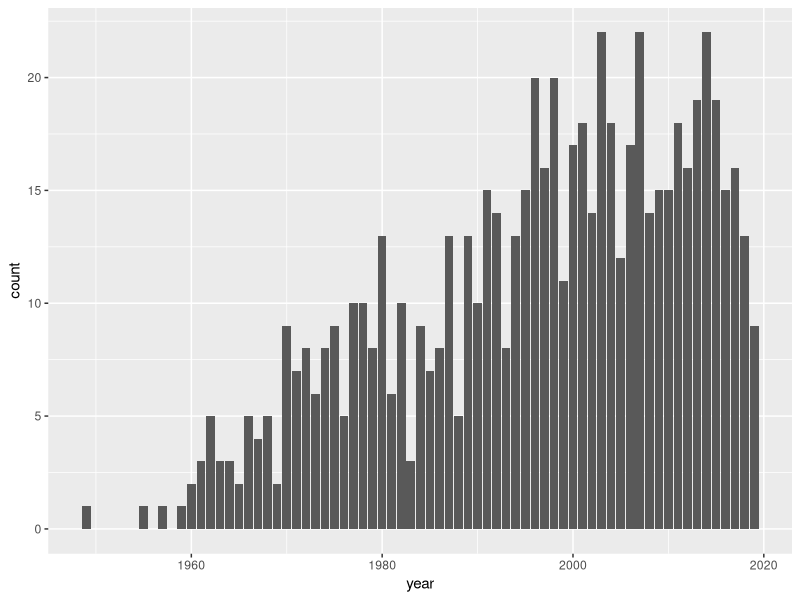
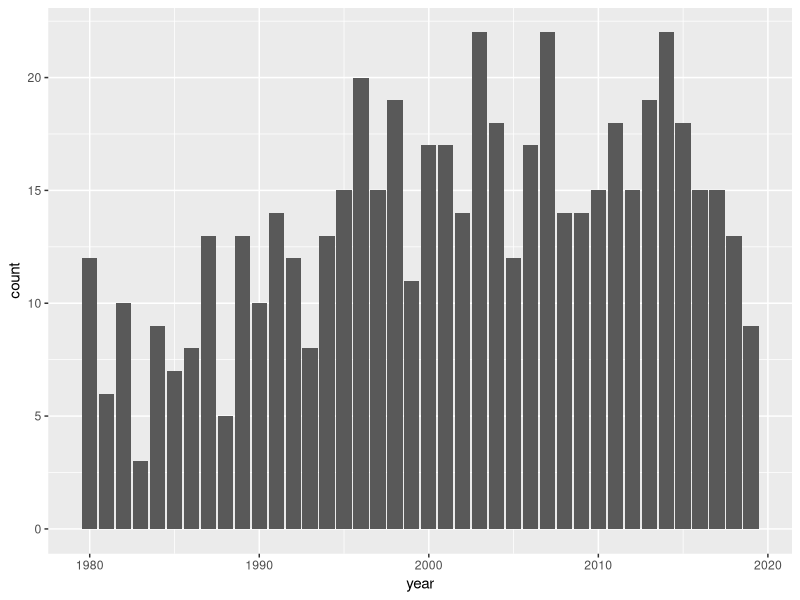
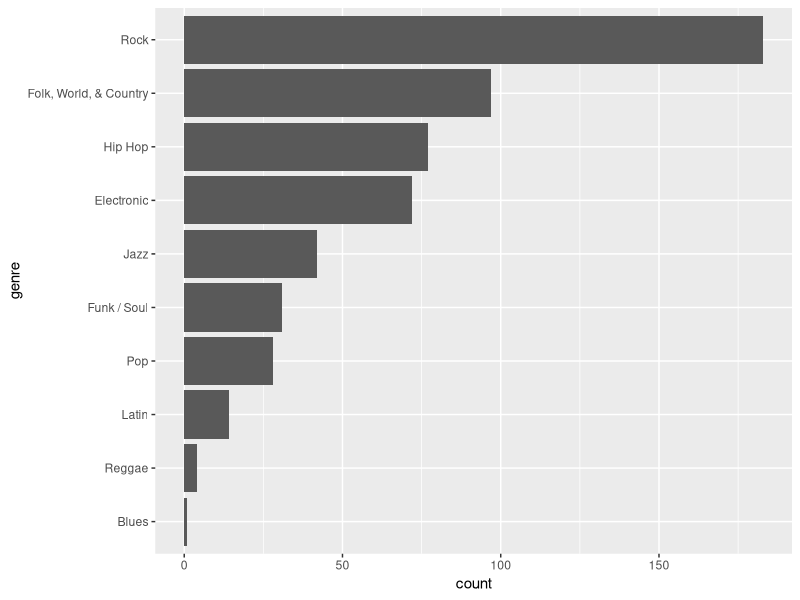

Generate these figures, in order, with R: (Note: this script raises an error after producing the figures.)
## ---- chunk 1
knitr::opts_chunk$set(echo = TRUE)
library('tidyverse')
library('dplyr')
library('caret')
## ---- chunk 2
albums <- read_csv('data/album-cover-data-mtv.csv')

colSums(is.na(albums))
## ---- chunk 3
dat <- albums %>%
  drop_na()

dat %>%
  ggplot() +
  geom_bar(aes(x=year))
## ---- chunk 4
dat_clean <- dat %>%
  filter(
    year >= 1980,
    genre != 'Non-Music' & genre != 'Classical' & genre !='Stage & Screen' ,
    !str_detect(title, 'Tour|Live'),
    !str_detect(title, 'New York')
    ) 
#dat_clean <- filter(dat_clean, !str_detect(title, 'Tour|Live')) # Remove more non-studio releases
# dat_clean <- filter(dat_clean, !str_detect(title, 'New York')) # Remove other live albums
# dat_clean <- filter(dat_clean, genre != 'Non-Music') # Remove non-studio release genres
# dat_clean <- filter(dat_clean, genre != 'Stage & Screen') # Remove non-studio release genres
# dat_clean <- filter(dat_clean, genre != 'Classical') # Remove non-studio release genres
# dat_clean <- filter(dat_clean, genre != 'Children\'s') # Remove non-studio release genres
#dat_clean <- mutate(dat_clean, genre = as.factor(genre))

dat_clean %>%
  ggplot() +
  geom_bar(aes(x=year))
## ---- chunk 5
dat_clean %>% nrow()

dat_clean %>%
  group_by(genre) %>%
  count()
## ---- chunk 6
dat_clean %>%
  mutate(genre = genre %>% fct_infreq() %>% fct_rev()) %>%
  ggplot() +
  geom_bar(aes(x=genre)) +
  coord_flip()
## ---- chunk 7
dat_clean %>% nrow()
## ---- chunk 8
# Step 1: Configure Class variable 
set.seed(123)
dat_clean <- dat_clean %>% 
  mutate(
    genre = as.factor(genre)
    ) %>% 
  select(-title, -artist, -year) %>% # Remove unimportant variables
  rename(Class = genre)

dat_clean <- dat_clean %>% mutate(id = row_number()) 
## ---- chunk 9
# Step 2: Train Split
dat_train <- dat_clean %>%
 sample_frac(0.75)

dat_test <- dat_clean %>%
 anti_join(dat_train, by = 'id') %>%
 select(-id)

dat_train <- dat_train %>%
 select(-id)
## ---- chunk 10
# Step 3: Pre Process - Standarize Training Data
# mod_pp <- preProcess(dat_train, method = c('scale','center'))
# dat_train_pp <- predict(mod_pp, dat_train) 
dat_train_pp <- dat_train
## ---- chunk 11
# Step 4: Resample as needed
dat_train_up <- upSample(x = dat_train_pp %>% select(-Class), y = dat_train_pp$Class)

dat_train_up %>%
  group_by(Class) %>%
  count()
## ---- chunk 12
# Step 5: Train Model
train_control <- trainControl(
  method = 'cv',
  number = 3
)

model_ranger = train(
  dat_train_up %>% select(-Class),
  dat_train_up$Class,
  method = "ranger",
  importance = "impurity",
  trControl = train_control,
)

model_ranger
## ---- chunk 13
#Step 6: Get predictions from centered test data
# dat_test_pp <- predict(mod_pp, dat_test)
## ---- chunk 14
# Step 7: Predict from centered test data (as standardized - w/ 'scale' option gives 'zero variance error' )
# predictions <- predict(model_ranger, dat_test_pp)

# Step 7: Predict from non-preProcessed test data => still get the same .292 accuracy!
predictions <- predict(model_ranger, dat_test)
## ---- chunk 15
# Step 8: Anaylize Confusion matrix (Actuals => $Class)
confusionMatrix(predictions, dat_test_pp$Class)
## ---- chunk 16
# Step 9: Variable importance
plot(varImp(model_ranger))
